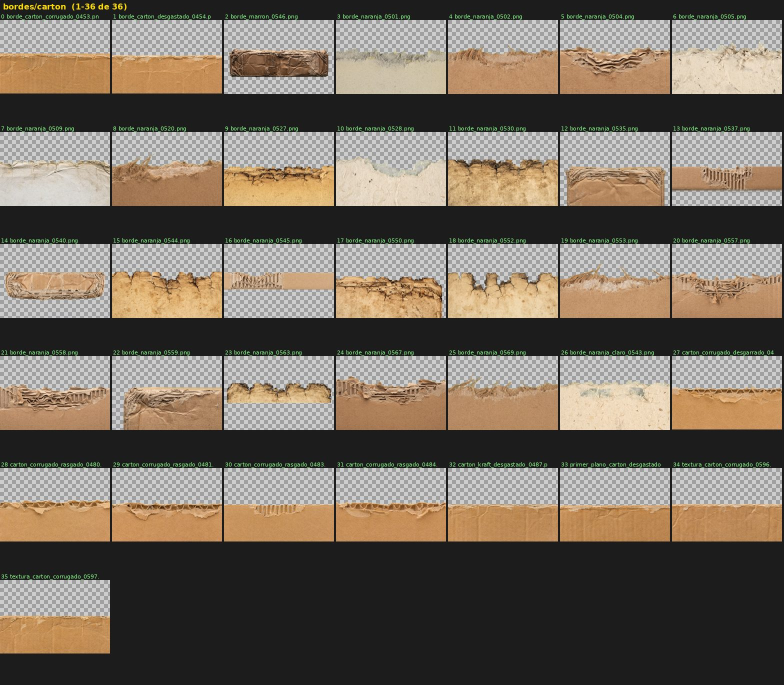
#> input picture hojas/bordes__carton.jpg, 1568 x 1370 px (shown at 1/2 size)
$ python -i tx.py   (imports and definitions only)
#> lines starting #> are read from the running program, lines starting #| are printed output that depends on the picture; after the words box and inside, x2 and y2 are one past the last pixel; in counts of white or black regions, pixels touching at a corner belong together
#> further down, picture is the input picture: shape (1370, 1568, 3); mean B, G, R 93.3, 105.6, 115.8
"""tx · utilidades comunes para la biblioteca TEXTURAS.

Reúne y generaliza lo que ya funcionaba en los plugins:
  - PAPELATOR tools/common.py      -> make_tileable (corte de costura óptimo + fundido de bajas frecuencias),
                                     flatten_light, seam_score
  - PAPELATOR tools/imperf_lib.py  -> estimate_bg (papel de fondo con su degradado), components
  - Analog FX BIBLIOTECA/goteos    -> formato de banco: recortes RGBA + catálogo + hojas de contactos
Todo trabaja en float32 0..1.
"""
import numpy as np
from PIL import Image
from scipy import ndimage

Image.MAX_IMAGE_PIXELS = None


# ---------------------------------------------------------------- E/S
def load(path, mode='RGB'):
    return np.asarray(Image.open(path).convert(mode), dtype=np.float32) / 255.0


def save(arr, path, **kw):
    a = np.clip(np.round(arr * 255.0), 0, 255).astype(np.uint8)
    Image.fromarray(a).save(path, optimize=True, **kw)


def lum(rgb):
    return rgb[..., 0] * 0.2126 + rgb[..., 1] * 0.7152 + rgb[..., 2] * 0.0722
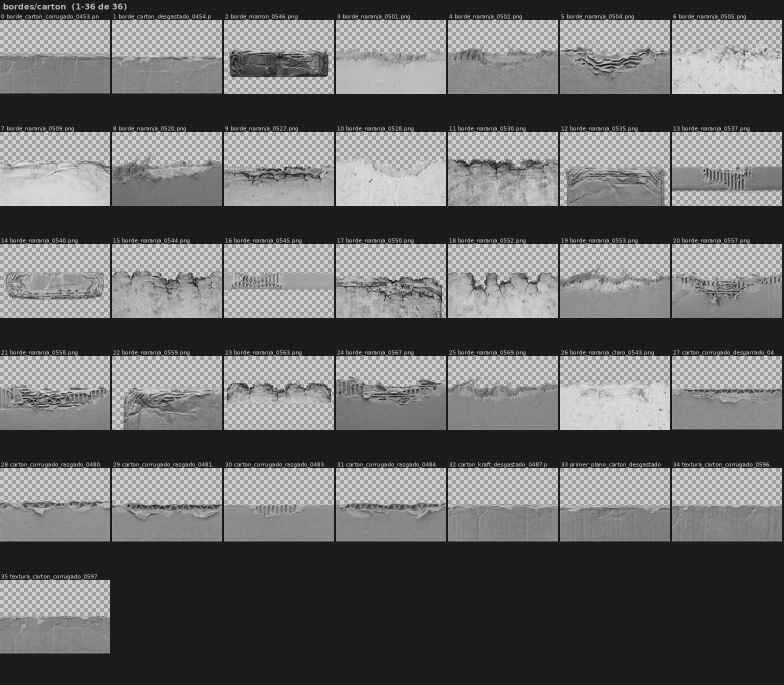
#> returned value: shape (1370, 1568) float64 (shown at 1/2 size); min 0.939, max 239.9, mean 103.7


def gblur(a, s):
    if s >= 12:                                   # rápido: reducir, desenfocar, ampliar
        k = int(max(2, s // 6))
        h, w = a.shape[:2]
        def one(c):
            sm = np.asarray(Image.fromarray(c.astype(np.float32)).resize((max(2, w // k), max(2, h // k)), Image.BOX), np.float32)
            sm = ndimage.gaussian_filter(sm, s / k, mode='reflect')
            return np.asarray(Image.fromarray(sm).resize((w, h), Image.BILINEAR), np.float32)
        return np.stack([one(a[..., c]) for c in range(a.shape[2])], -1) if a.ndim == 3 else one(a)
    if a.ndim == 3:
        return np.stack([ndimage.gaussian_filter(a[..., c], s, mode='reflect') for c in range(a.shape[2])], -1)
    return ndimage.gaussian_filter(a, s, mode='reflect')


def _down_up(a, k, sigma):
    h, w = a.shape
    sm = np.asarray(Image.fromarray(a.astype(np.float32)).resize((max(1, w // k), max(1, h // k)), Image.BOX), np.float32)
    sm = ndimage.gaussian_filter(sm, sigma)
    return sm, (w, h)


def _up(sm, size):
    return np.asarray(Image.fromarray(sm).resize(size, Image.BILINEAR), np.float32)


# ---------------------------------------------------------------- fondo (de PAPELATOR imperf_lib)
def estimate_bg(rgb, thr=0.06, grow=12):
    """Papel de fondo con su degradado de luz, ignorando lo que se aparta de él (trazo, mancha)."""
    L = lum(rgb)
    b = max(8, min(L.shape) // 60)
#> b = 22
    border = np.concatenate([L[:b].ravel(), L[-b:].ravel(), L[:, :b].ravel(), L[:, -b:].ravel()])
    ref = np.median(border)
#> ref = 28
    sat = rgb.max(-1) - rgb.min(-1)
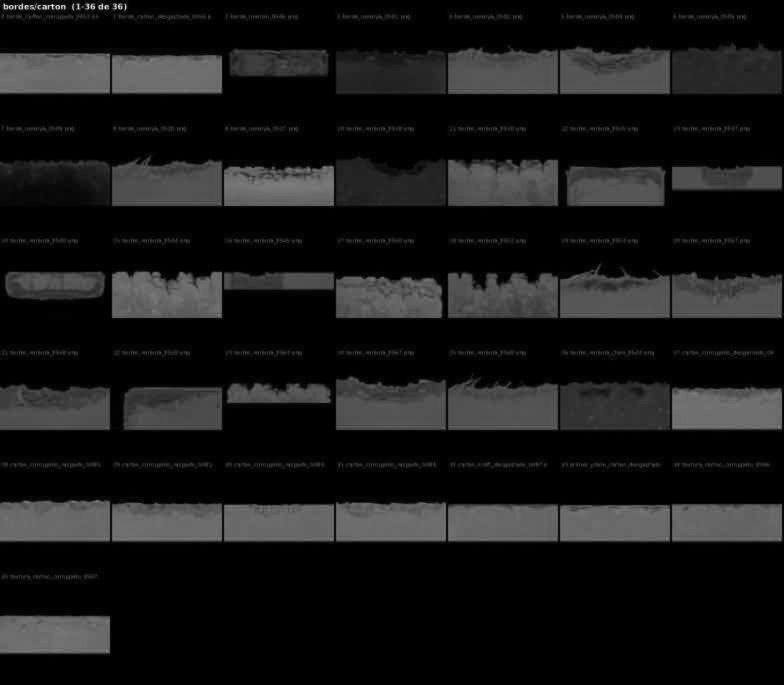
#> sat: shape (1370, 1568) (shown at 1/2 size); min 0, max 255, mean 23.8
    bsat = np.median(np.concatenate([sat[:b].ravel(), sat[-b:].ravel()]))
#> bsat = 0
    dev = np.maximum(np.abs(ref - L), (sat - bsat) * 1.2)
    mask = ndimage.binary_dilation(dev > thr, iterations=grow)
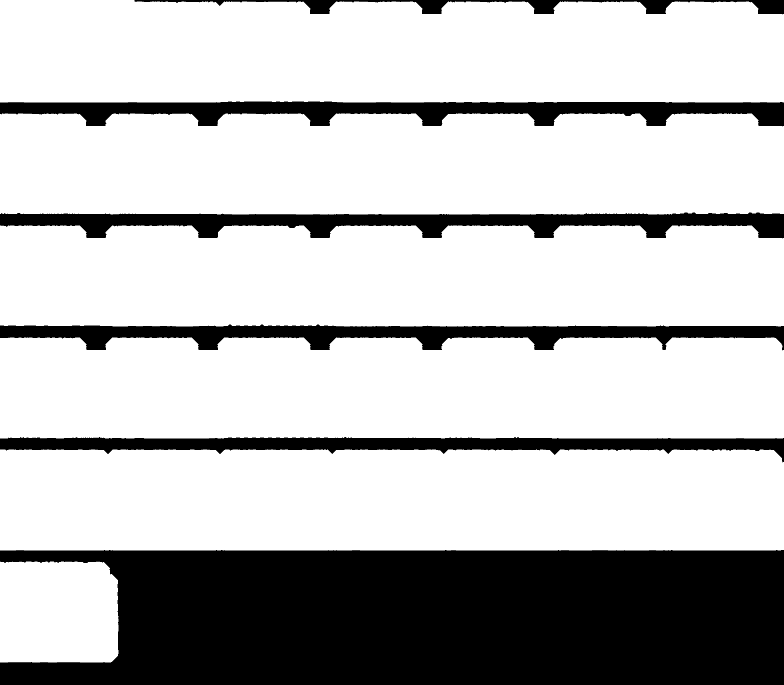
#> mask: shape (1370, 1568) bool (shown at 1/2 size); 74.2% white; 6 black regions, box (x1, y1, x2, y2) and area: (0, 1100, 1568, 1370) 375120, (0, 425, 1568, 477) 44643, (0, 203, 1568, 253) 44358, (0, 649, 1568, 701) 42741, (0, 874, 1568, 925) 37261, (269, 0, 1568, 29) 10622
    w = (~mask).astype(np.float32)
    k = 8
    ws, size = _down_up(w, k, 12)
#> in _down_up, `sm = ndimage.gaussian_filter(sm, sigma)`:
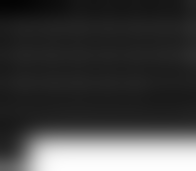
#> sm: shape (171, 196) float32; min 0.0158, max 0.995, mean 0.259
#> size = (1568, 1370)
    bg = []
    for c in range(3):
        num, _ = _down_up(rgb[..., c] * w, k, 12)
        est = num / np.maximum(ws, 1e-4)
        fill = np.median(rgb[..., c][~mask]) if (~mask).any() else ref
        est = np.where(ws > 0.02, est, fill)
        bg.append(_up(est.astype(np.float32), size))
#> this loop made 3 passes
#> pass 1, in estimate_bg, `est = num / np.maximum(ws, 1e-4)`:
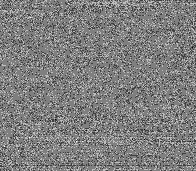
#> est: shape (171, 196) float32; min 28, max 28, mean 28; drawn with min black and max white
#> after the loop, bg = 3 items
    return np.stack(bg, -1), mask


# ---------------------------------------------------------------- extracción a RGBA
# [234 lines left out: functions from_paper, from_black, from_chroma, edge_color_from_core, split_pieces, flatten_light and 11 more, not called in this run]


# ---------------------------------------------------------------- relieve y pliegues
def relief_gray(rgb, gain=None):
    """Relieve horneado en la foto (marcas de grapa, hendiduras, sello en seco) -> gris 0.5 = neutro.
    Se usa en modo Superponer / Luz suave."""
    bg, _ = estimate_bg(rgb, thr=0.03)
    s = lum(rgb) / np.maximum(lum(bg), 1e-3) - 1
    hp = s - gblur(s, 25)
    mag = np.abs(hp)
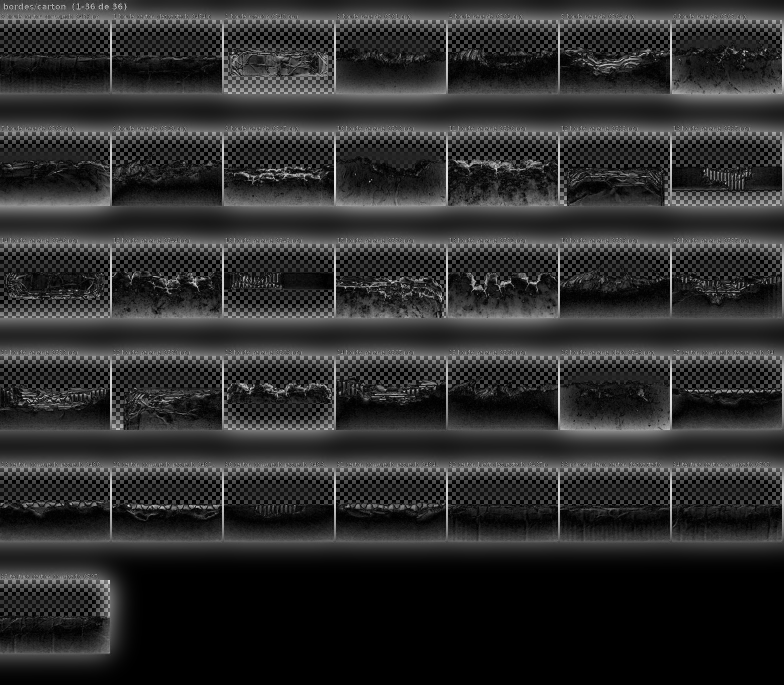
#> mag: shape (1370, 1568) float64 (shown at 1/2 size); min 9.45e-13, max 5.7, mean 1.01; drawn with min black and max white
    k = np.clip((mag - 0.006) / 0.006, 0, 1)
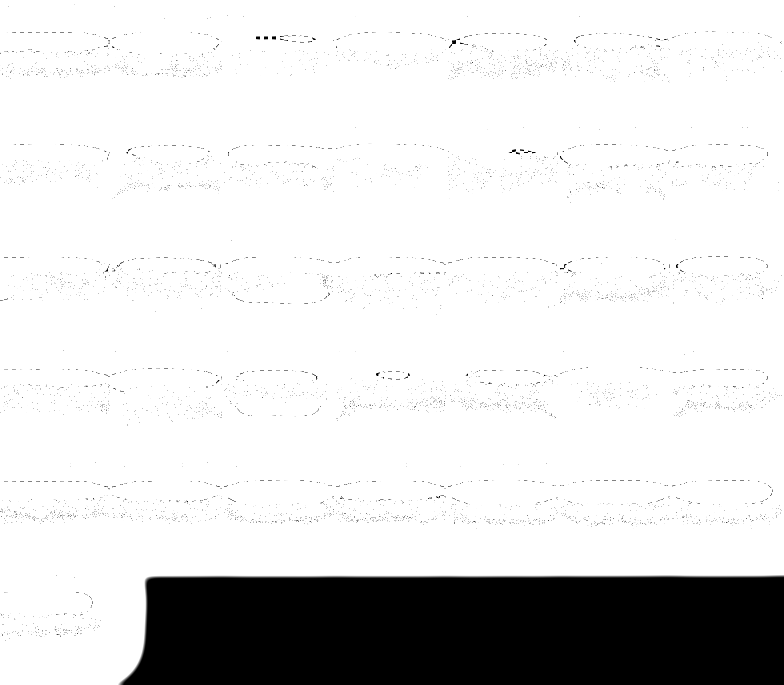
#> k: shape (1370, 1568) float64 (shown at 1/2 size); min 0, max 1, mean 0.866
    k = ndimage.gaussian_filter(np.maximum(k, ndimage.maximum_filter(k, 3) * 0.7), 1.0)
    r = hp * k
    if gain is None:
        p = float(np.percentile(np.abs(r), 99.9))
#> p = 4.8
        gain = 0.42 / max(p, 1e-3)
#> gain = 0.0875
    return np.clip(0.5 + r * gain, 0, 1), round(float(gain), 2)


# [76 lines left out: functions fold_shading, crop_alpha, from_dark_object, color_name, from_black_cover, not called in this run]


def is_chroma(rgb, frac=0.08):
    g = (rgb[..., 1] > rgb[..., 0] + 0.15) & (rgb[..., 1] > rgb[..., 2] + 0.10)
    return float(g.mean()) > frac

>>> import cv2
>>> picture = cv2.imread('../hojas/bordes__carton.jpg')
>>> result = relief_gray(picture)

$ run again, on hojas/bordes__espiral.jpg
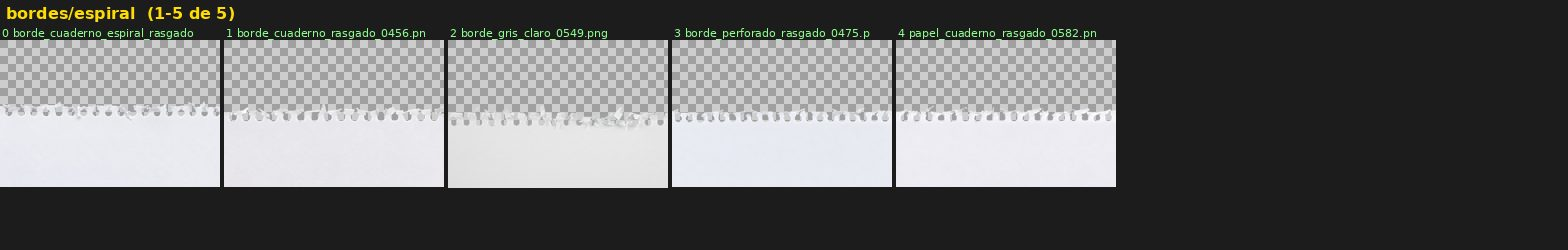
#> input picture hojas/bordes__espiral.jpg, 1568 x 250 px
#> picture is the input picture: shape (250, 1568, 3); mean B, G, R 103.6, 103.8, 103.2
#> ref = 28
#> in estimate_bg, `sat = rgb.max(-1) - rgb.min(-1)`:
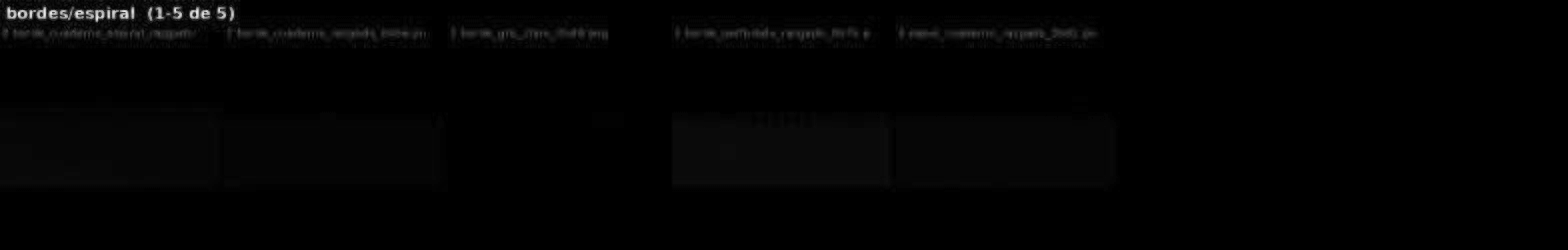
#> sat: shape (250, 1568); min 0, max 238, mean 2.8
#> bsat = 0
#> mask: shape (250, 1568) bool; 57.4% white; 1 black region, box (x1, y1, x2, y2) and area: (0, 0, 1568, 250) 166823
#> size = (1568, 250)
#> after the loop in estimate_bg, `for c in range(3):`: bg = 3 items
#> in relief_gray, `k = np.clip((mag - 0.006) / 0.006, 0, 1)`:
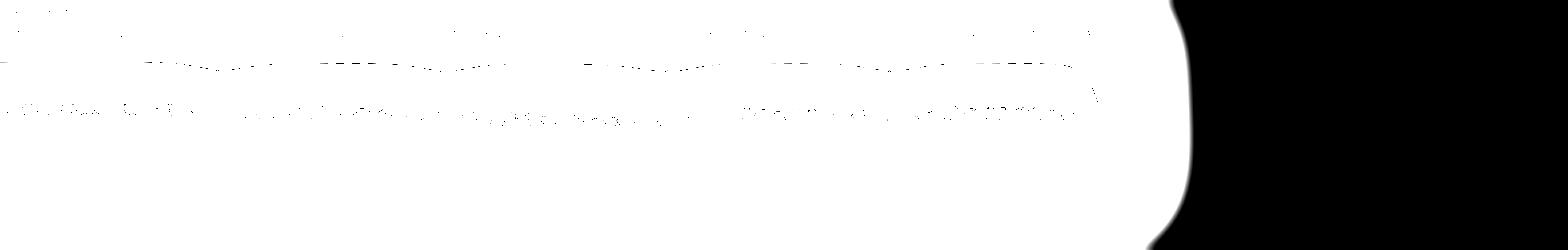
#> k: shape (250, 1568) float64; min 0, max 1, mean 0.754
#> p = 6.22
#> gain = 0.0676
